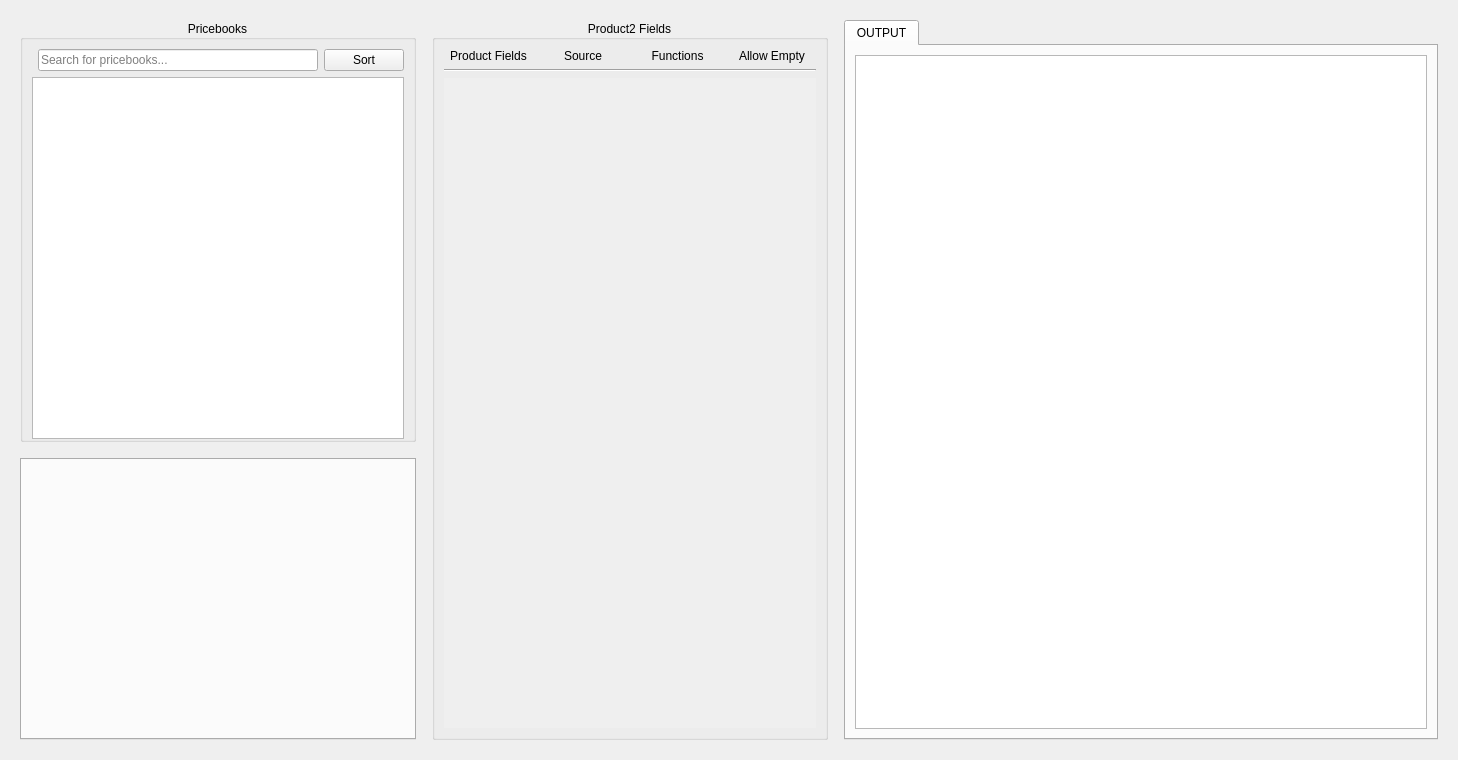
<?xml version="1.0" encoding="UTF-8"?>
<ui version="4.0">
 <class>SheetFrame</class>
 <widget class="QWidget" name="SheetFrame">
  <property name="geometry">
   <rect>
    <x>0</x>
    <y>0</y>
    <width>1458</width>
    <height>760</height>
   </rect>
  </property>
  <property name="windowTitle">
   <string>Form</string>
  </property>
  <layout class="QGridLayout" name="gridLayout_5">
   <item row="0" column="0">
    <widget class="QFrame" name="sheet_frame">
     <property name="frameShape">
      <enum>QFrame::Shape::NoFrame</enum>
     </property>
     <property name="frameShadow">
      <enum>QFrame::Shadow::Raised</enum>
     </property>
     <layout class="QGridLayout" name="gridLayout_7" rowstretch="3,2" columnstretch="2,2,3">
      <property name="spacing">
       <number>16</number>
      </property>
      <item row="0" column="0">
       <widget class="QGroupBox" name="pricebooks_groupbox">
        <property name="sizePolicy">
         <sizepolicy hsizetype="Preferred" vsizetype="Preferred">
          <horstretch>0</horstretch>
          <verstretch>0</verstretch>
         </sizepolicy>
        </property>
        <property name="autoFillBackground">
         <bool>false</bool>
        </property>
        <property name="title">
         <string>Pricebooks</string>
        </property>
        <property name="alignment">
         <set>Qt::AlignmentFlag::AlignCenter</set>
        </property>
        <property name="flat">
         <bool>true</bool>
        </property>
        <property name="checkable">
         <bool>false</bool>
        </property>
        <property name="checked">
         <bool>false</bool>
        </property>
        <layout class="QGridLayout" name="gridLayout_3">
         <property name="bottomMargin">
          <number>0</number>
         </property>
         <item row="0" column="1">
          <widget class="QLineEdit" name="pb_searchbar_line_edit">
           <property name="minimumSize">
            <size>
             <width>0</width>
             <height>0</height>
            </size>
           </property>
           <property name="inputMask">
            <string/>
           </property>
           <property name="text">
            <string/>
           </property>
           <property name="placeholderText">
            <string>Search for pricebooks...</string>
           </property>
          </widget>
         </item>
         <item row="1" column="0" colspan="3">
          <widget class="QListWidget" name="pricebooks_list">
           <property name="spacing">
            <number>0</number>
           </property>
           <property name="currentRow">
            <number>-1</number>
           </property>
           <property name="sortingEnabled">
            <bool>false</bool>
           </property>
          </widget>
         </item>
         <item row="0" column="2">
          <widget class="QPushButton" name="sort_button">
           <property name="text">
            <string>Sort</string>
           </property>
          </widget>
         </item>
        </layout>
       </widget>
      </item>
      <item row="0" column="1" rowspan="2">
       <widget class="QGroupBox" name="product_fields_frame">
        <property name="sizePolicy">
         <sizepolicy hsizetype="Expanding" vsizetype="Expanding">
          <horstretch>0</horstretch>
          <verstretch>0</verstretch>
         </sizepolicy>
        </property>
        <property name="minimumSize">
         <size>
          <width>370</width>
          <height>0</height>
         </size>
        </property>
        <property name="title">
         <string>Product2 Fields</string>
        </property>
        <property name="alignment">
         <set>Qt::AlignmentFlag::AlignCenter</set>
        </property>
        <property name="flat">
         <bool>false</bool>
        </property>
        <property name="checkable">
         <bool>false</bool>
        </property>
        <layout class="QGridLayout" name="gridLayout_4" columnstretch="0,0,0,0">
         <item row="0" column="2">
          <widget class="QLabel" name="functions_label">
           <property name="sizePolicy">
            <sizepolicy hsizetype="MinimumExpanding" vsizetype="Fixed">
             <horstretch>0</horstretch>
             <verstretch>0</verstretch>
            </sizepolicy>
           </property>
           <property name="text">
            <string>Functions</string>
           </property>
           <property name="alignment">
            <set>Qt::AlignmentFlag::AlignCenter</set>
           </property>
          </widget>
         </item>
         <item row="2" column="0" colspan="4">
          <widget class="Line" name="separation_line">
           <property name="sizePolicy">
            <sizepolicy hsizetype="Expanding" vsizetype="Fixed">
             <horstretch>0</horstretch>
             <verstretch>0</verstretch>
            </sizepolicy>
           </property>
           <property name="orientation">
            <enum>Qt::Orientation::Horizontal</enum>
           </property>
          </widget>
         </item>
         <item row="0" column="1">
          <widget class="QLabel" name="source_label">
           <property name="sizePolicy">
            <sizepolicy hsizetype="MinimumExpanding" vsizetype="Fixed">
             <horstretch>0</horstretch>
             <verstretch>0</verstretch>
            </sizepolicy>
           </property>
           <property name="text">
            <string>Source</string>
           </property>
           <property name="alignment">
            <set>Qt::AlignmentFlag::AlignCenter</set>
           </property>
          </widget>
         </item>
         <item row="0" column="3">
          <widget class="QLabel" name="allow_empty_label">
           <property name="sizePolicy">
            <sizepolicy hsizetype="MinimumExpanding" vsizetype="Fixed">
             <horstretch>0</horstretch>
             <verstretch>0</verstretch>
            </sizepolicy>
           </property>
           <property name="text">
            <string>Allow Empty</string>
           </property>
           <property name="alignment">
            <set>Qt::AlignmentFlag::AlignCenter</set>
           </property>
          </widget>
         </item>
         <item row="3" column="0" colspan="4">
          <widget class="QScrollArea" name="product_fields_scroll_area">
           <property name="sizePolicy">
            <sizepolicy hsizetype="MinimumExpanding" vsizetype="Expanding">
             <horstretch>0</horstretch>
             <verstretch>0</verstretch>
            </sizepolicy>
           </property>
           <property name="frameShape">
            <enum>QFrame::Shape::NoFrame</enum>
           </property>
           <property name="widgetResizable">
            <bool>true</bool>
           </property>
           <widget class="QWidget" name="product_fields_scroll_area_contents">
            <property name="geometry">
             <rect>
              <x>0</x>
              <y>0</y>
              <width>375</width>
              <height>655</height>
             </rect>
            </property>
            <layout class="QGridLayout" name="gridLayout_2">
             <item row="0" column="0" colspan="2">
              <spacer name="verticalSpacer">
               <property name="orientation">
                <enum>Qt::Orientation::Vertical</enum>
               </property>
               <property name="sizeHint" stdset="0">
                <size>
                 <width>20</width>
                 <height>40</height>
                </size>
               </property>
              </spacer>
             </item>
            </layout>
           </widget>
          </widget>
         </item>
         <item row="0" column="0">
          <widget class="QLabel" name="product_fields_label">
           <property name="sizePolicy">
            <sizepolicy hsizetype="MinimumExpanding" vsizetype="Fixed">
             <horstretch>0</horstretch>
             <verstretch>0</verstretch>
            </sizepolicy>
           </property>
           <property name="text">
            <string>Product Fields</string>
           </property>
           <property name="alignment">
            <set>Qt::AlignmentFlag::AlignCenter</set>
           </property>
          </widget>
         </item>
        </layout>
       </widget>
      </item>
      <item row="0" column="2" rowspan="2">
       <widget class="QTabWidget" name="xlsx_tabs">
        <property name="tabPosition">
         <enum>QTabWidget::TabPosition::North</enum>
        </property>
        <property name="tabShape">
         <enum>QTabWidget::TabShape::Rounded</enum>
        </property>
        <property name="currentIndex">
         <number>0</number>
        </property>
        <property name="elideMode">
         <enum>Qt::TextElideMode::ElideNone</enum>
        </property>
        <property name="documentMode">
         <bool>false</bool>
        </property>
        <property name="tabsClosable">
         <bool>false</bool>
        </property>
        <property name="movable">
         <bool>false</bool>
        </property>
        <property name="tabBarAutoHide">
         <bool>false</bool>
        </property>
        <widget class="QWidget" name="output_tab">
         <attribute name="title">
          <string>OUTPUT</string>
         </attribute>
         <layout class="QGridLayout" name="gridLayout">
          <item row="0" column="0">
           <widget class="QTableWidget" name="output_table"/>
          </item>
         </layout>
        </widget>
       </widget>
      </item>
      <item row="1" column="0">
       <widget class="QTabWidget" name="currecy_tabs">
        <property name="minimumSize">
         <size>
          <width>371</width>
          <height>0</height>
         </size>
        </property>
        <property name="currentIndex">
         <number>-1</number>
        </property>
       </widget>
      </item>
     </layout>
    </widget>
   </item>
  </layout>
 </widget>
 <resources/>
 <connections/>
</ui>
